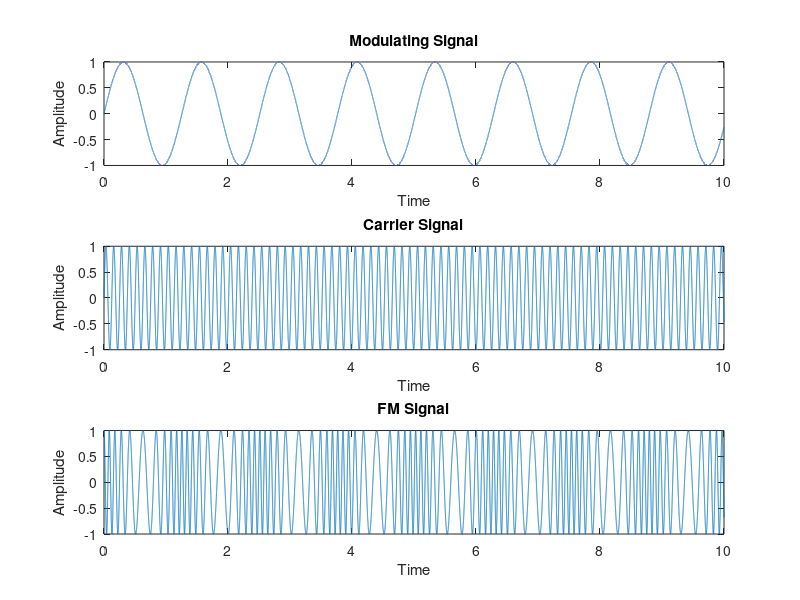

Reproduce this figure in MATLAB.
clc
clear all
close all
t=0:0.0001:10;
ec=1;
em=1;
mf=5;
wc=50;
wm=5;

carrier=ec*sin(wc*t);
modulatingsignal=em*sin(wm*t);
fm=ec*cos((wc*t)+mf*em*sin(wm*t));

subplot(3,1,1)
plot(t,modulatingsignal)
xlabel('Time')
ylabel('Amplitude')
title('Modulating Signal')

subplot(3,1,2)
plot(t,carrier)
xlabel('Time')
ylabel('Amplitude')
title('Carrier Signal')

subplot(3,1,3)
plot(t,fm)
xlabel('Time')
ylabel('Amplitude')
title('FM Signal')